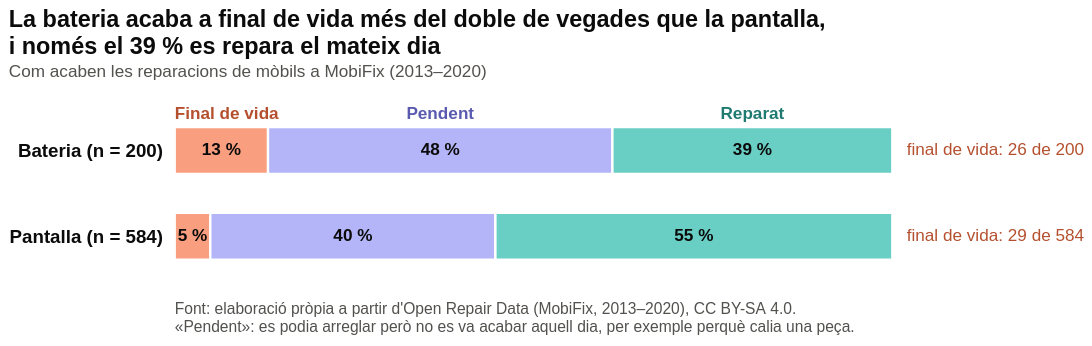

Notebook source saved alongside this figure:
### Markdown cell above
## Figura 3

La figura la genera `scripts/07_b3_resultat.py` (Altair), amb el disseny de `disseny/b3_resultat/`: com acaben les reparacions de bateria i de pantalla a MobiFix. Els motius dels finals de vida es resumeixen més avall i van al text de l'entrada.

### Code cell
import importlib.util

spec = importlib.util.spec_from_file_location("b3", "../scripts/07_b3_resultat.py")
b3 = importlib.util.module_from_spec(spec)
spec.loader.exec_module(b3)

taula_b3 = b3.derive(b3.load(b3.DATA_PATH))
display(taula_b3[["component", "resultat", "n", "total", "pct"]].round(1))
grafic = b3.build_chart(taula_b3)
b3.save(grafic, b3.OUT_DIR, b3.SLUG)
grafic

### Figure 1 — Vega-Lite specification as saved in the notebook (floating-point values rounded to 4 significant figures)
{"config": {"view": {"continuousWidth": 300, "continuousHeight": 300, "strokeWidth": 0}, "background": "white", "font": "Helvetica, Arial, sans-serif"}, "vconcat": [{"layer": [{"data": {"name": "data-99922a5424ec11a01bc93a2c7f43311f"}, "mark": {"type": "bar", "height": 30, "stroke": "white", "strokeWidth": 1.5}, "encoding": {"color": {"field": "resultat", "legend": null, "scale": {"domain": ["Final de vida", "Pendent", "Reparat"], "range": ["#f99e7e", "#b4b4f8", "#69cec4"]}, "type": "nominal"}, "x": {"axis": null, "field": "inici", "scale": {"domain": [0, 100]}, "type": "quantitative"}, "x2": {"field": "fi"}, "y": {"axis": {"domain": false, "labelColor": "#0b0b0b", "labelFontSize": 12, "labelFontWeight": "bold", "labelPadding": 8, "ticks": false}, "field": "fila", "sort": ["Bateria (n = 200)", "Pantalla (n = 584)"], "title": null, "type": "nominal"}}, "transform": [{"calculate": "datum.inici + datum.pct", "as": "fi"}]}, {"data": {"name": "data-31b7855830f47153cd527384a88ac923"}, "mark": {"type": "text", "color": "#0b0b0b", "fontSize": 11, "fontWeight": "bold"}, "encoding": {"text": {"field": "t", "type": "nominal"}, "x": {"field": "mig", "type": "quantitative"}, "y": {"axis": {"domain": false, "labelColor": "#0b0b0b", "labelFontSize": 12, "labelFontWeight": "bold", "labelPadding": 8, "ticks": false}, "field": "fila", "sort": ["Bateria (n = 200)", "Pantalla (n = 584)"], "title": null, "type": "nominal"}}}, {"data": {"name": "data-321e9b094623cf844fc891a447361507"}, "mark": {"type": "text", "color": "#0b0b0b", "fontSize": 11, "fontWeight": "bold"}, "encoding": {"text": {"field": "t", "type": "nominal"}, "x": {"field": "mig", "type": "quantitative"}, "y": {"axis": {"domain": false, "labelColor": "#0b0b0b", "labelFontSize": 12, "labelFontWeight": "bold", "labelPadding": 8, "ticks": false}, "field": "fila", "sort": ["Bateria (n = 200)", "Pantalla (n = 584)"], "title": null, "type": "nominal"}}}, {"data": {"name": "data-21eb01deaf58f254f59a836161d790b5"}, "mark": {"type": "text", "color": "#0b0b0b", "fontSize": 11, "fontWeight": "bold"}, "encoding": {"text": {"field": "t", "type": "nominal"}, "x": {"field": "mig", "type": "quantitative"}, "y": {"axis": {"domain": false, "labelColor": "#0b0b0b", "labelFontSize": 12, "labelFontWeight": "bold", "labelPadding": 8, "ticks": false}, "field": "fila", "sort": ["Bateria (n = 200)", "Pantalla (n = 584)"], "title": null, "type": "nominal"}}}, {"data": {"name": "data-d017b3955c3dba3dfe50abaa28d1d34a"}, "mark": {"type": "text", "align": "left", "color": "#b5502f", "fontSize": 11}, "encoding": {"text": {"field": "t", "type": "nominal"}, "x": {"field": "x", "type": "quantitative"}, "y": {"axis": {"domain": false, "labelColor": "#0b0b0b", "labelFontSize": 12, "labelFontWeight": "bold", "labelPadding": 8, "ticks": false}, "field": "fila", "sort": ["Bateria (n = 200)", "Pantalla (n = 584)"], "title": null, "type": "nominal"}}}, {"data": {"name": "data-68dc08ec0089fcfaf8315ff764cbdad5"}, "mark": {"type": "text", "align": "left", "baseline": "bottom", "color": "#b5502f", "dy": -18, "fontSize": 11, "fontWeight": "bold"}, "encoding": {"text": {"field": "t", "type": "nominal"}, "x": {"field": "x", "type": "quantitative"}, "y": {"field": "fila", "sort": ["Bateria (n = 200)", "Pantalla (n = 584)"], "type": "nominal"}}}, {"data": {"name": "data-42c8cf7ec542edaa98113985f5382b41"}, "mark": {"type": "text", "align": "center", "baseline": "bottom", "color": "#5a5ab0", "dy": -18, "fontSize": 11, "fontWeight": "bold"}, "encoding": {"text": {"field": "t", "type": "nominal"}, "x": {"field": "x", "type": "quantitative"}, "y": {"field": "fila", "sort": ["Bateria (n = 200)", "Pantalla (n = 584)"], "type": "nominal"}}}, {"data": {"name": "data-7504b6b8b3a5a990674563a51619a76e"}, "mark": {"type": "text", "align": "center", "baseline": "bottom", "color": "#1f7a70", "dy": -18, "fontSize": 11, "fontWeight": "bold"}, "encoding": {"text": {"field": "t", "type": "nominal"}, "x": {"field": "x", "type": "quantitative"}, "y": {"field": "fila", "sort": ["Bateria (n = 200)", "Pantalla (n = 584)"], "type": "nominal"}}}], "height": 110, "width": 460}, {"data": {"name": "data-d13bf49b4c6bfc048660b9fcebeeccba"}, "mark": {"type": "text", "align": "left", "baseline": "top", "color": "#52514e", "fontSize": 10, "lineBreak": "\n"}, "encoding": {"text": {"field": "t", "type": "nominal"}, "x": {"value": 0}, "y": {"value": 0}}, "height": 24, "width": 460}], "spacing": 14, "title": {"text": ["La bateria acaba a final de vida més del doble de vegades que la pantalla,", "i només el 39 % es repara el mateix dia"], "anchor": "start", "color": "#0b0b0b", "fontSize": 15, "offset": 16, "subtitle": ["Com acaben les reparacions de mòbils a MobiFix (2013–2020)"], "subtitleColor": "#52514e", "subtitleFontSize": 11}, "$schema": "https://vega.github.io/schema/vega-lite/v6.4.1.json", "datasets": {"data-99922a5424ec11a01bc93a2c7f43311f": [{"component": "Bateria", "resultat": "Final de vida", "n": 26, "total": 200, "pct": 13.0, "inici": 0.0, "fila": "Bateria (n = 200)", "periode": "2013–2020"}, {"component": "Bateria", "resultat": "Pendent", "n": 96, "total": 200, "pct": 48.0, "inici": 13.0, "fila": "Bateria (n = 200)", "periode": "2013–2020"}, {"component": "Bateria", "resultat": "Reparat", "n": 78, "total": 200, "pct": 39.0, "inici": 61.0, "fila": "Bateria (n = 200)", "periode": "2013–2020"}, {"component": "Pantalla", "resultat": "Final de vida", "n": 29, "total": 584, "pct": 4.966, "inici": 0.0, "fila": "Pantalla (n = 584)", "periode": "2013–2020"}, {"component": "Pantalla", "resultat": "Pendent", "n": 232, "total": 584, "pct": 39.73, "inici": 4.966, "fila": "Pantalla (n = 584)", "periode": "2013–2020"}, {"component": "Pantalla", "resultat": "Reparat", "n": 323, "total": 584, "pct": 55.31, "inici": 44.69, "fila": "Pantalla (n = 584)", "periode": "2013–2020"}], "data-31b7855830f47153cd527384a88ac923": [{"component": "Bateria", "resultat": "Final de vida", "n": 26, "total": 200, "pct": 13.0, "inici": 0.0, "fila": "Bateria (n = 200)", "periode": "2013–2020", "mig": 6.5, "t": "13 %"}, {"component": "Pantalla", "resultat": "Final de vida", "n": 29, "total": 584, "pct": 4.966, "inici": 0.0, "fila": "Pantalla (n = 584)", "periode": "2013–2020", "mig": 2.483, "t": "5 %"}], "data-321e9b094623cf844fc891a447361507": [{"component": "Bateria", "resultat": "Pendent", "n": 96, "total": 200, "pct": 48.0, "inici": 13.0, "fila": "Bateria (n = 200)", "periode": "2013–2020", "mig": 37.0, "t": "48 %"}, {"component": "Pantalla", "resultat": "Pendent", "n": 232, "total": 584, "pct": 39.73, "inici": 4.966, "fila": "Pantalla (n = 584)", "periode": "2013–2020", "mig": 24.83, "t": "40 %"}], "data-21eb01deaf58f254f59a836161d790b5": [{"component": "Bateria", "resultat": "Reparat", "n": 78, "total": 200, "pct": 39.0, "inici": 61.0, "fila": "Bateria (n = 200)", "periode": "2013–2020", "mig": 80.5, "t": "39 %"}, {"component": "Pantalla", "resultat": "Reparat", "n": 323, "total": 584, "pct": 55.31, "inici": 44.69, "fila": "Pantalla (n = 584)", "periode": "2013–2020", "mig": 72.35, "t": "55 %"}], "data-d017b3955c3dba3dfe50abaa28d1d34a": [{"component": "Bateria", "resultat": "Final de vida", "n": 26, "total": 200, "pct": 13.0, "inici": 0.0, "fila": "Bateria (n = 200)", "periode": "2013–2020", "x": 102, "t": "final de vida: 26 de 200"}, {"component": "Pantalla", "resultat": "Final de vida", "n": 29, "total": 584, "pct": 4.966, "inici": 0.0, "fila": "Pantalla (n = 584)", "periode": "2013–2020", "x": 102, "t": "final de vida: 29 de 584"}], "data-68dc08ec0089fcfaf8315ff764cbdad5": [{"x": 0, "fila": "Bateria (n = 200)", "t": "Final de vida"}], "data-42c8cf7ec542edaa98113985f5382b41": [{"x": 37.0, "fila": "Bateria (n = 200)", "t": "Pendent"}], "data-7504b6b8b3a5a990674563a51619a76e": [{"x": 80.5, "fila": "Bateria (n = 200)", "t": "Reparat"}], "data-d13bf49b4c6bfc048660b9fcebeeccba": [{"t": "Font: elaboració pròpia a partir d'Open Repair Data (MobiFix, 2013–2020), CC BY-SA 4.0.\n«Pendent»: es podia arreglar però no es va acabar aquell dia, per exemple perquè calia una peça."}]}}
